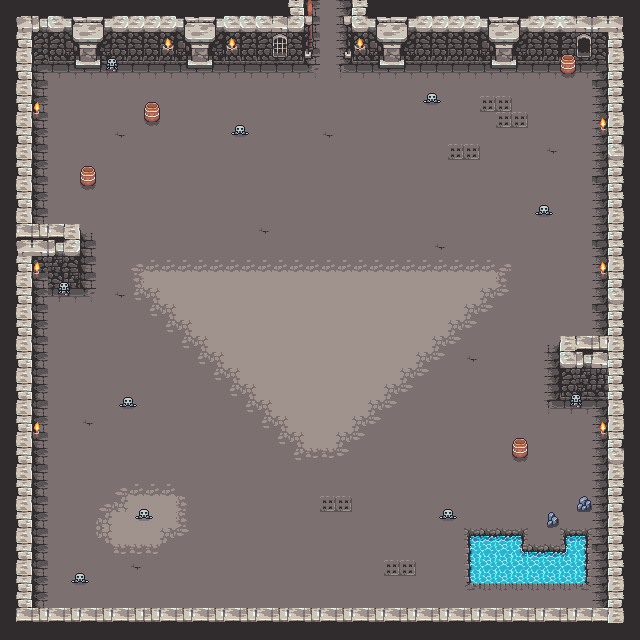

A 2D game scene composited from a Tiled map and its tileset images. What follows is a short description and the map's XML, with each tile layer's data collapsed to a summary:
An orthogonal 40x40 tile map with 16x16 px tiles, 3 tile layers (sol, mur, eau), 3 tilesets and 19 objects (15x collision, 3x collision1, spawn map2 1).

<map version="1.10" tiledversion="1.11.2" orientation="orthogonal" renderorder="right-down" width="40" height="40" tilewidth="16" tileheight="16" infinite="0" nextlayerid="8" nextobjectid="29">
 <tileset firstgid="1" source="Tilemap Dungeon original size.tsx" />
 <tileset firstgid="601" source="Death animation.tsx" />
 <tileset firstgid="617" source="../tileset/garden.tsx" />
 <group id="5" name="object">
  <objectgroup id="6" name="collisions">
   <object id="1" name="collision" x="16" y="16" width="304" height="48" />
   <object id="2" name="collision" x="288" y="0" width="32" height="32" />
   <object id="4" name="collision" x="352" y="0" width="16" height="64" />
   <object id="5" name="collision" x="336" y="16" width="288" height="48" />
   <object id="6" name="collision" x="560" y="64" width="16" height="16" />
   <object id="8" name="collision" x="608" y="16" width="16" height="608" />
   <object id="9" name="collision" x="560" y="336" width="64" height="64" />
   <object id="10" name="collision" x="16" y="608" width="608" height="16" />
   <object id="11" name="collision" x="16" y="16" width="16" height="592" />
   <object id="15" name="collision" x="16" y="224" width="64" height="64" />
   <object id="16" name="collision" x="80" y="160" width="16" height="32" />
   <object id="17" name="collision" x="144" y="96" width="16" height="32" />
   <object id="18" name="collision" x="512" y="432" width="16" height="32" />
   <object id="19" name="collision" x="576" y="496" width="16" height="16" />
   <object id="20" name="collision" x="544" y="512" width="16" height="16" />
   <object id="22" name="collision1" x="464" y="528" width="64" height="64" />
   <object id="23" name="collision1" x="528" y="544" width="64" height="48" />
   <object id="26" name="collision1" x="560" y="528" width="32" height="64" />
  </objectgroup>
  <objectgroup id="7" name="Interface">
   <object id="28" name="spawn map2 1" x="320" y="16" rotation="90">
    <point />
   </object>
  </objectgroup>
 </group>
 <group id="4" name="tiled">
  <layer id="1" name="sol" width="40" height="40">
   <data>[1600 cells, 1136 non-empty, 43 distinct tile ids]</data>
  </layer>
  <layer id="2" name="mur" width="40" height="40">
   <data>[1600 cells, 480 non-empty, 174 distinct tile ids]</data>
  </layer>
  <layer id="3" name="eau" width="40" height="40">
   <data>[1600 cells, 72 non-empty, 28 distinct tile ids]</data>
  </layer>
 </group>
</map>
